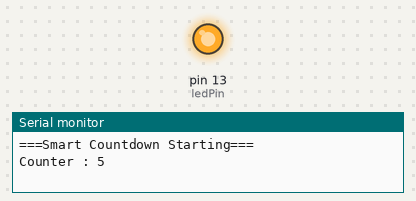
Bench run of a sketch on a simulated Arduino Uno, built with avr-gcc and run on an emulated ATmega328P. On the bench: output pins drawn as LEDs (lit = HIGH), the last lines printed to the serial monitor.

Above: at 0.1 s.
At 9.9 s:
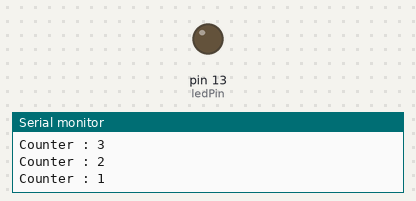
Timing chart, 0 to 11.4 s (numbered marks = the images above):
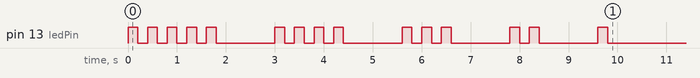

The sketch:

ASSIGNMENT1_MICHAELKAREL.ino
```cpp
int startValue = 5;

int ledPin = 13;


void flashLED(int times){
while(times>0){
  digitalWrite(ledPin,HIGH);
  delay(200);

  digitalWrite(ledPin,LOW);
  delay(200);
times--;
  }
}


void setup() {
  // put your setup code here, to run once:
  Serial.begin(9600);
pinMode(ledPin, OUTPUT);
Serial.println("===Smart Countdown Starting===");

while(startValue >= 1){
   Serial.print("Counter : ");
  Serial.println(startValue);
flashLED(startValue);
delay(1000);
startValue--;
}
Serial.println("====Countdown Complete ====");

}

void loop() {
  // put your main code here, to run repeatedly:

}
```
